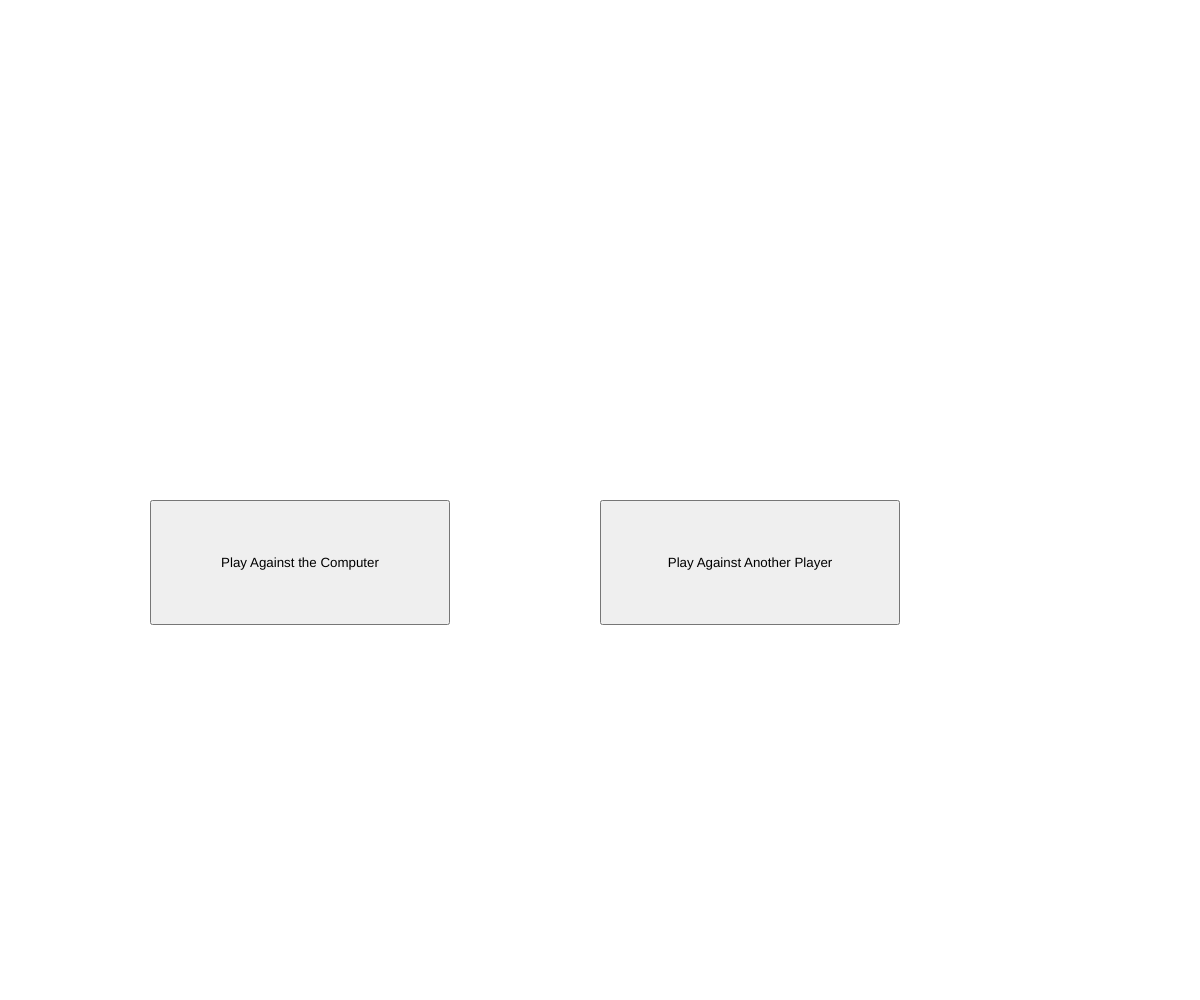
Frame 1 (no input)
Frame 60 (no input): identical to frame 1, image omitted
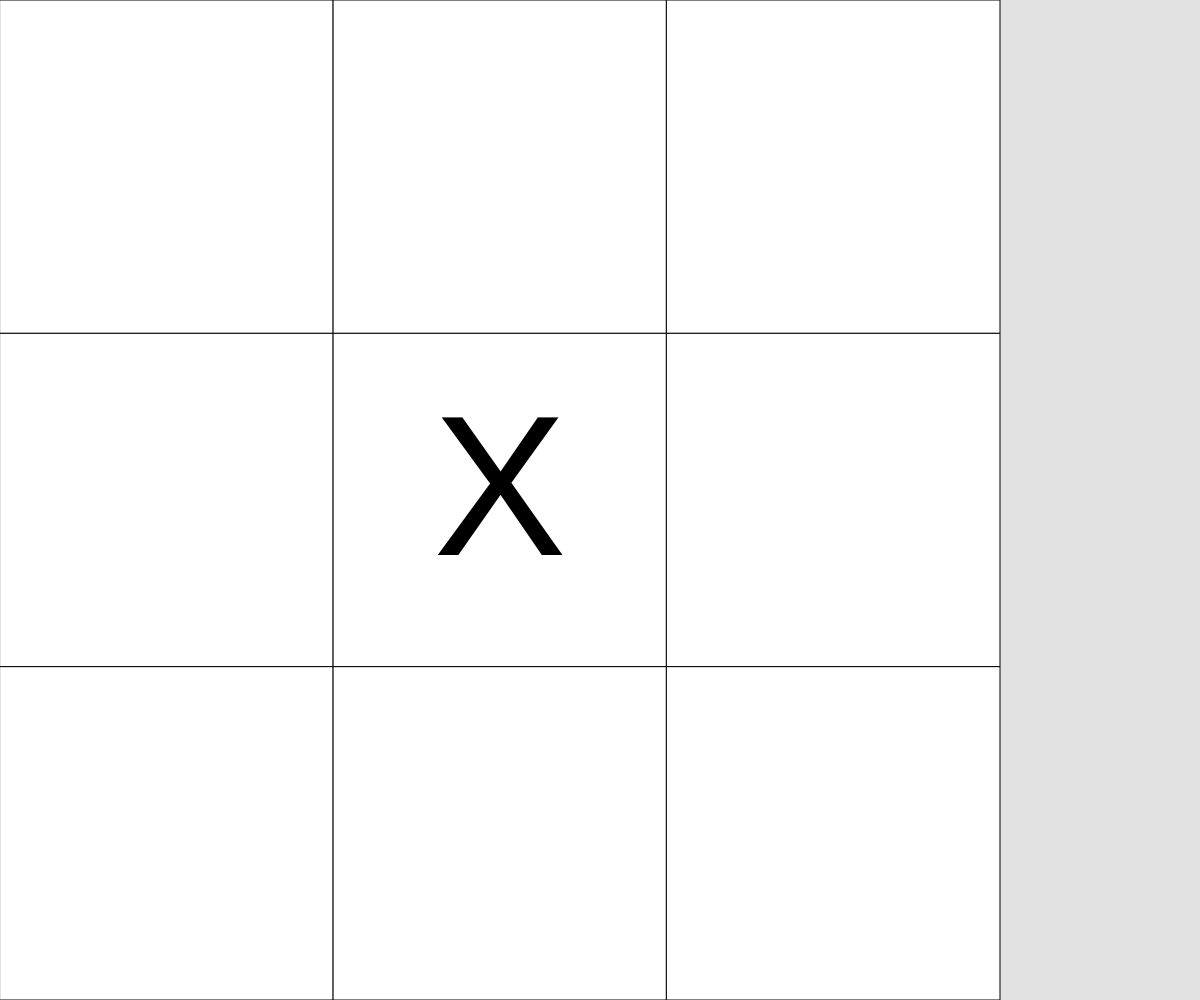
Frame 120 (the mouse pressed at the canvas centre since frame 60)

The p5.js sketch that drew these frames (run headless with seeded random() and noise() and a simulated clock; from frame 60 on, the mouse is pressed at the canvas centre):

// p5.js sketch
// ── sketch.js
// 2D Array Assignment: Tic Tac Toe
// Heather Grove
// Oct 1, 2020

//Setting up Grid Variables
let grid, cellWidth, cellHeight;
const GRIDSIZE = 3;

//Button Variables
let playAgainButton, playAnotherPlayerButton, playTheComputerButton;

//Setting up Turn, Winning and Opponent Variables
let isSecondPlayerHere, isPlayerOnesTurn, playerOneWon, playerTwoWon, everyoneTied;

let gameEnded;

function setup() {
  createCanvas(windowWidth, windowHeight);

  //Hide the play again button if Players are replaying
  if (gameEnded === "Resetting Game") {
    playAgainButton.hide();
  }

  //Create Empty Grid
  grid = [["E","E","E"], ["E","E","E"], ["E","E","E"]];

  //Sizes grid according to window size
  if (width < height) {
    cellWidth = width / GRIDSIZE;
    cellHeight = cellWidth;
  }

  else {
    cellHeight = height / GRIDSIZE;
    cellWidth = cellHeight;
  }

  //Loop the draw loop again if the game was ended previously
  loop();

  //Displaying Opponent Buttons
  playTheComputerButton = createButton("Play Against the Computer");
  playTheComputerButton.position(width / 8, height / 2);
  playTheComputerButton.size(width /4, height / 8);
  playTheComputerButton.mousePressed(startComputerGame);

  playAnotherPlayerButton = createButton("Play Against Another Player");
  playAnotherPlayerButton.position(width / 2, height / 2);
  playAnotherPlayerButton.size(width /4, height / 8);
  playAnotherPlayerButton.mousePressed(startSecondPersonGame);


  //Setting / resetting variables (In case of Play again)
  isPlayerOnesTurn = true;
  playerOneWon = false; //Player One = X's
  playerTwoWon = false; //Player Two = O's
  everyoneTied = false;

}

function draw() {
  //If game is playing display Grid
  if (gameEnded === false) {
    background(225);
    displayGrid();
  }

  //If game has ended change background and end the game
  else if (gameEnded === true) {
    noLoop();
    background(0);
    endGame();
  }
}

//Used when player selects 'Play against the computer'
function startComputerGame() {
  //hides buttons
  playTheComputerButton.hide();
  playAnotherPlayerButton.hide();

  //Sets second player variable and starts game
  isSecondPlayerHere = false;
  gameEnded = false;
}

//Used when player selects 'Play against another player'
function startSecondPersonGame() {
  //hides buttons
  playTheComputerButton.hide();
  playAnotherPlayerButton.hide();

  //Sets second player variable and starts game
  isSecondPlayerHere = true;
  gameEnded = false;
}

function mousePressed() {
  
  //Select Cell player is clicking on
  let cellX = floor(mouseX / cellWidth);
  let cellY = floor(mouseY / cellHeight);

  //If there is a second player switch between them
  if (!gameEnded && isSecondPlayerHere) {
    if (isPlayerOnesTurn) {
      placeAnX(cellX, cellY);
    }

    else {
      placeAnO(cellY, cellX);
    }
  }

  //If the computer is playing take player's turn and computer's turn
  if (!gameEnded && !isSecondPlayerHere && grid[cellY][cellX] === "E") {
    placeAnX(cellX, cellY);
    computersTurn();
  }

  //Check if the game has ended
  checkIfGameHasEnded();
}

function checkIfGameHasEnded() {
  //Creating local Variable to check if the grid is full
  let isAnEmptySpot = false;

  //End game if Player One has Won on either diagonal 
  // Top left to bottom Right X's
  if (grid[0][0] === "X" && grid[1][1] === "X" && grid[2][2] === "X") {
    playerOneWon = true;
    gameEnded = true;
  }
  //Top right to bottom Left X's
  if (grid[0][2] === "X" && grid[1][1] === "X" && grid[2][0] === "X") {
    playerOneWon = true;
    gameEnded = true;
  }

  //End game if Player Two/Computer has Won on either diagonal 
  // Top left to bottom Right O's
  if (grid[0][0] === "O" && grid[1][1] === "O" && grid[2][2] === "O") {
    playerTwoWon = true;
    gameEnded = true;
  }
  //Top right to bottom Left O's
  if (grid[0][2] === "O" && grid[1][1] === "O" && grid[2][0] === "O") {
    playerTwoWon = true;
    gameEnded = true;
  }

  for (let y = 0; y < GRIDSIZE; y++) {

    //End Game if Player one got X's Straight across
    if (grid[y][0] === "X" && grid[y][1] === "X" && grid[y][2] === "X") {
      playerOneWon = true;
      gameEnded = true;
    }

    //End game if Player two/Computer got O's straight across
    if (grid[y][0] === "O" && grid[y][1] === "O" && grid[y][2] === "O") {
      playerTwoWon = true;
      gameEnded = true;
    }

    for (let x = 0; x < GRIDSIZE; x++) {

      //End game if player one got X's Straight down
      if (y === 0) {
        if (grid[y][x] === "X" && grid[y+1][x] === "X" && grid[y+2][x] === "X") {
          playerOneWon = true;
          gameEnded = true;
        }
      }

      //End game if player two/Computer got O's Straight Down
      if (y === 0) {
        if (grid[y][x] === "O" && grid[y+1][x] === "O" && grid[y+2][x] === "O") {
          playerTwoWon = true;
          gameEnded = true;
        }
      }
      
      //Loops through and checks for an E, if there is at least one then it switches the local variable
      if (grid[y][x] === "E") {
        isAnEmptySpot = true;
      }
    }
  }

  //Checking to see if grid is full
  if (isAnEmptySpot === false) {
    everyoneTied = true;
    gameEnded = true;
  }
}

function computersTurn() {
  //If there are two O's in place where the computer can win it should put a third 0 in

  //Placing an O to make computer win diagonally
  // Top left to bottom Right 
  if (grid[0][0] === "O" && grid[1][1] === "O") {
    if (grid[2][2] === "E") {
      placeAnO(2, 2);
      return true;
    }
  }

  if (grid[0][0] === "O" && grid[2][2] === "O") {
    if (grid[1][1] === "E") {
      placeAnO(1,1);
      return true;
    }
  }

  if (grid[1][1] === "O" && grid[2][2] === "O") {
    if (grid[0][0] === "E") {
      placeAnO(0, 0);
      return true;
    }
  }

  //Top right to bottom Left
  if (grid[0][2] === "O" && grid[1][1] === "O") {
    if (grid[2][0] === "E") {
      placeAnO(2,0);
      return true;
    }
  }

  if (grid[0][2] === "O" && grid[2][0] === "O") {
    if (grid[1][1] === "E") {
      placeAnO(1,1);
      return true;
    }
  }

  if (grid[1][1] === "O" && grid[2][0] === "O") {
    if (grid[0][2] === "E") {
      placeAnO(0,2);
      return true;
    }
  }

  for (let i = 0; i < GRIDSIZE; i++) {
    //Place an O to make computer win straight across
    if (grid[i][0] === "O" && grid[i][1] === "O") {
      if (grid[i][2] === "E") {
        placeAnO(i,2);
        return true;
      }
    }

    if (grid[i][0] === "O" && grid[i][2] === "O") {
      if (grid[i][1] === "E") {
        placeAnO(i,1);
        return true;
      }
    }

    if (grid[i][1] === "O" && grid[i][2] === "O") {
      if (grid[i][0] === "E") {
        placeAnO(i,0);
        return true;
      }
    }

    //Place an O to make computer win straight down
    if (grid[0][i] === "O" && grid[1][i] === "O") {
      if (grid[2][i] === "E") {
        placeAnO(2,i);
        return true;
      }
    }

    if (grid[0][i] === "O" && grid[2][i] === "O") {
      if (grid[1][i] === "E") {
        placeAnO(1,i);
        return true;
      }
    }

    if (grid[1][i] === "O" && grid[2][i] === "O") {
      if (grid[0][i] === "E") {
        placeAnO(0,i);
        return true;
      }
    }
  }

  //If there are two X's in a place where player one can win the computer should put a O to stop them

  //Placing an O to stop player one from winning diagonally
  // Top left to bottom Right 
  if (grid[0][0] === "X" && grid[1][1] === "X") {
    if (grid[2][2] === "E") {
      placeAnO(2, 2);
      return true;
    }
  }

  if (grid[0][0] === "X" && grid[2][2] === "X") {
    if (grid[1][1] === "E") {
      placeAnO(1,1);
      return true;
    }
  }

  if (grid[1][1] === "X" && grid[2][2] === "X") {
    if (grid[0][0] === "E") {
      placeAnO(0, 0);
      return true;
    }
  }

  //Top right to bottom Left
  if (grid[0][2] === "X" && grid[1][1] === "X") {
    if (grid[2][0] === "E") {
      placeAnO(2,0);
      return true;
    }
  }

  if (grid[0][2] === "X" && grid[2][0] === "X") {
    if (grid[1][1] === "E") {
      placeAnO(1,1);
      return true;
    }
  }

  if (grid[1][1] === "X" && grid[2][0] === "X") {
    if (grid[0][2] === "E") {
      placeAnO(0,2);
      return true;
    }
  }

  for (let i = 0; i < GRIDSIZE; i++) {
    //Place an O if Player one is going to win straight across
    if (grid[i][0] === "X" && grid[i][1] === "X") {
      if (grid[i][2] === "E") {
        placeAnO(i,2);
        return true;
      }
    }

    if (grid[i][0] === "X" && grid[i][2] === "X") {
      if (grid[i][1] === "E") {
        placeAnO(i,1);
        return true;
      }
    }

    if (grid[i][1] === "X" && grid[i][2] === "X") {
      if (grid[i][0] === "E") {
        placeAnO(i,0);
        return true;
      }
    }

    //Place an O if Player one is going to win straight down
    if (grid[0][i] === "X" && grid[1][i] === "X") {
      if (grid[2][i] === "E") {
        placeAnO(2,i);
        return true;
      }
    }

    if (grid[0][i] === "X" && grid[2][i] === "X") {
      if (grid[1][i] === "E") {
        placeAnO(1,i);
        return true;
      }
    }

    if (grid[1][i] === "X" && grid[2][i] === "X") {
      if (grid[0][i] === "E") {
        placeAnO(0,i);
        return true;
      }
    }
  }

  //Randomly place an O 
  for (let j = 0; j < 300; j++) {
    let randomX = int(random(3));
    let randomY = int(random(3));

    if (grid[randomY][randomX] === "E") {
      placeAnO(randomY, randomX);
      return true;
    }
  }
}

function endGame() {
  gameEnded = "Resetting Game";

  //Display 'Play Agian' button
  playAgainButton = createButton("Play Again?");
  playAgainButton.position(width / 2, height / 2);
  playAgainButton.size(width /4, height / 8);
  playAgainButton.mousePressed(setup);


  //Display Text based on winning conditions
  textSize(width / 10);
  textAlign(CENTER, CENTER);

  fill("White");
  if (playerOneWon) {
    text("Player 1 Wins!", width / 2, height / 5);
  }

  else if (isSecondPlayerHere && playerTwoWon) {
    text("Player 2 Wins!", width / 2, height / 5);
  }

  else if (everyoneTied) {
    text("It's a Tie!", width / 2, height / 5);
  }
  else {
    text("The Computer Wins!", width / 2, height / 5);
  }
}

function placeAnX(cellX, cellY) {
  if (grid[cellY][cellX] === "E") {
    grid[cellY][cellX] = "X";
    isPlayerOnesTurn = !isPlayerOnesTurn;
  }
}

function placeAnO(cellY, cellX) {
  if (grid[cellY][cellX] === "E") {
    grid[cellY][cellX] = "O";
    isPlayerOnesTurn = !isPlayerOnesTurn;
  }
}

function displayGrid() {
  for (let x=0; x < GRIDSIZE; x++) {
    for (let y=0; y < GRIDSIZE; y++) {

      fill("white");
      rect(cellWidth*x, cellHeight*y, cellWidth, cellHeight);

      //Display an Xs and/or Os respectively
      textSize(cellWidth * 0.6);
      textAlign(CENTER, CENTER);

      if (grid[y][x] === "X") {
        fill("black");
        text("X", cellWidth * x + cellWidth / 2,  cellHeight * y + cellHeight / 2);
      }
      if (grid[y][x] === "O") {
        fill("black");
        text("O", cellWidth * x + cellWidth / 2,  cellHeight * y + cellHeight / 2);
      }
    }
  }
}
